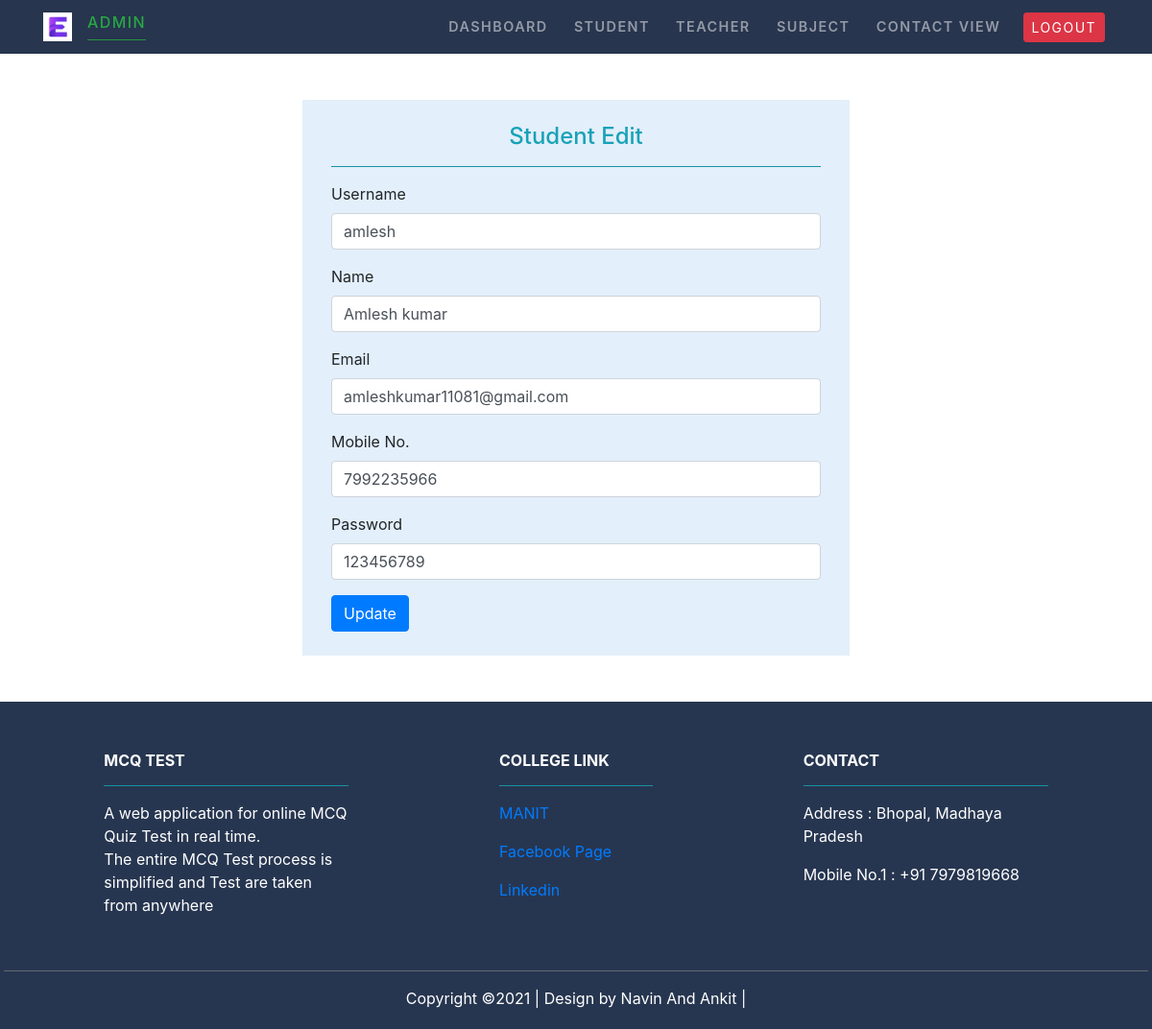
The app's page /edit_student/3/ with its own data.
### Student/models.py (models this page shows, shortened)
class Student(models.Model):
    username=models.CharField(max_length=20, unique=True)
    name=models.CharField(max_length=50)
    email=models.EmailField(max_length=100)
    mobile= models.CharField(max_length=11)
    password=models.CharField(max_length=30)

### MCQ_Test/views.py (the view, shortened to what this page needs)
# urls.py: path('edit_student/<int:id>/',views.admin_edit_student,name="editstudent"),
def admin_edit_student(request,id):
    stu=Student.objects.get(pk=id)
    return render(request,'MCQ_Test/adminstudentedit.html',{'stu':stu})

### MCQ_Test/templates/MCQ_Test/adminstudentedit.html (shortened to what this page needs)
{% extends 'MCQ_Test/adminbase.html' %}
{% load static %}
{% block content %}
<div class="container py-5">
        <div class="row justify-content-center align-items-center ">
          <div class="col-md-6 " style="background-color: rgb(227, 239, 250);">
              <div class="col-md-12 py-4">
                  <div class="text-center text-info" >
                      <h4> Student Edit</h4>
                  </div>
                      <hr class="bg-info">
                           <form action="{% url 'editstudent' stu.id %}" method="POST">
                            <div class="form-group">
                              <label >Username</label>
                              <input type="Username" class="form-control" name="username" Required value="{{stu.username}}" >
                            </div>
                            <div class="form-group">
                              <label for="exampleInputPassword1">Name</label>
                              <input type="text" class="form-control" name="uname" Required value="{{stu.name}}" >
                            </div>
                            <div class="form-group">
                              <label for="exampleInputPassword1">Email</label>
                              <input type="email" class="form-control" name="uemail" Required value="{{stu.email}}">
                            </div>
                            <div class="form-group">
                              <label for="exampleInputPassword1">Mobile No. </label>
                              <input type="number" class="form-control" name="umobile"Required value="{{stu.mobile}}" >
                            </div>
                            <div class="form-group">
                              <label for="exampleInputPassword1">Password</label>
                              <input type="text" class="form-control" name="upass" Required value="{{stu.password}}" >
                            </div>
                            <button type="submit" class="btn btn-primary">Update</button>
                          </form>
                          <div class='col-sm-4'>
                          </div>
                      </div>
                   </div>
            </div>
        </div>
{% endblock content %}

### records on screen
Student: username "amlesh", uname "Amlesh kumar", uemail "amleshkumar11081@gmail.com", umobile "7992235966", upass "123456789"
